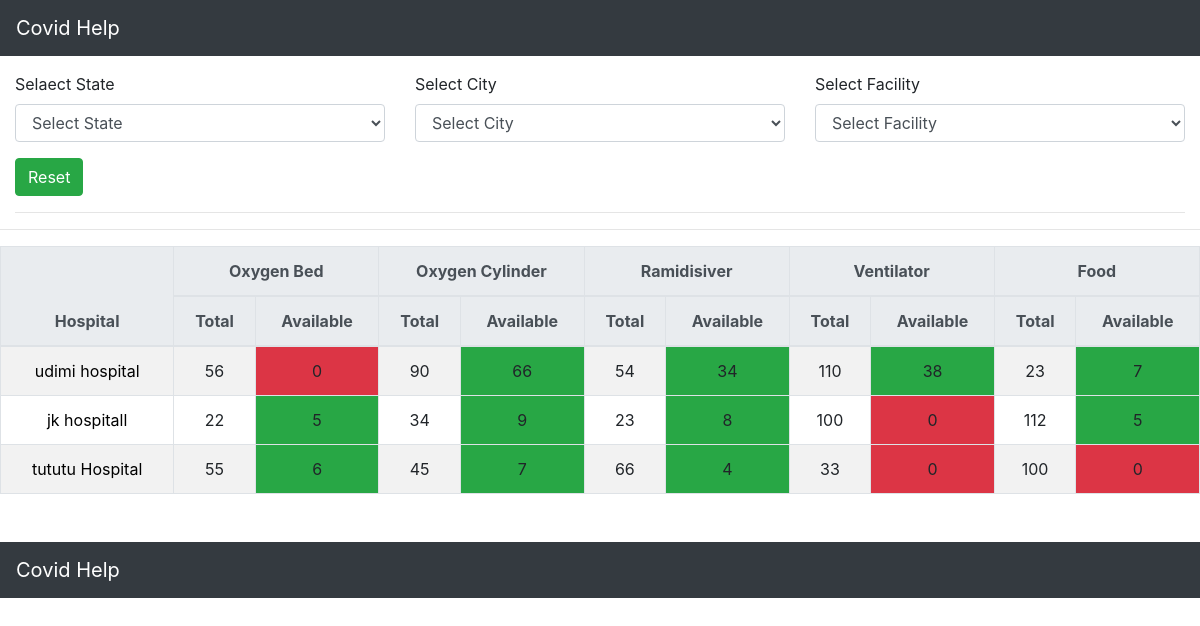
The page / on the database its author committed.
### app/models.py (models this page shows, shortened)
class Facility(models.Model):
   title = models.CharField(max_length=60 , null=False , blank=False, default="")

class Hospital(models.Model):
    name = models.CharField(max_length=50 , null=False , blank=False)
    phone = models.CharField(max_length=12 , null=False , blank=False)
    address = models.CharField(max_length=200 , null=False , blank=False)
    city = models.ForeignKey(
        City, on_delete=models.CASCADE ,related_name='hospitals')

class Availability(models.Model):
     hospital = models.ForeignKey(
        Hospital , on_delete=models.CASCADE , related_name='availabilities')
     facility =  models.ForeignKey(
        Facility , on_delete=models.CASCADE , related_name='availabilities')
     total = models.IntegerField(default=0)
     available = models.IntegerField(default=0)
     updated_at = models.DateTimeField(auto_now=True)

### app/views.py (the view, shortened to what this page needs)
# urls.py: path('', home , name='homepage'),
def home(request):
    selected_state_id = request.GET.get('state')
    selected_city_id = request.GET.get('city')
    selected_facility_id = request.GET.get('facility')
    facilities = Facility.objects.all().order_by('pk')
    if selected_state_id:
         cities = City.objects.filter(state=selected_state_id)
    else:
         cities=City.objects.all()
    states = State.objects.all()
    hospitals = Hospital.objects.all()
    if selected_city_id:
         hospitals = hospitals.filter(city=City(pk=selected_city_id))
    context = {
        'facilities':facilities,
        'cities':cities,
        'states':states,
        'hospitals':hospitals,
        'selected_state_id':selected_state_id,
        'selected_city_id':selected_city_id,
        'selected_facility_id':selected_facility_id,
    }
    return render(request , template_name='app/index.html', context=context)

### app/models.py (called while the page is built)
    def __str__(self):
       return self.name

    def __str__(self):
       return self.name

### app/templatetags/custom_tags.py (called while the page is built)
@register.simple_tag
def get_table_class(value):
    if value:
      return 'bg-success'
    return 'bg-danger'

@register.simple_tag
def get_availibilities(hospital):
   return Availability.objects.filter(hospital=hospital).order_by('facility_id')

@register.simple_tag
def is_option_selected(selected_option , pk):
  if selected_option==str(pk):
     return 'selected'
  return ''

### app/templates/app/index.html (shortened to what this page needs)
{% extends 'app/base.html' %}
{% load custom_tags %}
{% block content %}
            <form id="filterForm" action="" method="GET">
                <div class="row">
                    <div class="col">
                        <div class="form-group">
                            <label for="">Selaect State</label>
                            <select name="state" class="form-control" id="stateSelect">
                                <option value=''>Select State</option>
                            </select>
                        </div>
                    </div>
                    <div class="col">
                        <div class="form-group">
                            <label for="">Select City</label>
                            <select name="city" class="form-control" id="citySelect">
                                <option value=''>Select City</option>
                            </select>
                        </div>
                    </div>
                    <div class="col">
                        <div class="form-group">
                            <label for="">Select Facility</label>
                            <select name="facility" class="form-control" id="facilitySelect">
                                <option value=''>Select Facility</option>
                            </select>
                        </div>
                    </div>
                </div>
                <div>
                    <a href="/" class="btn btn-success">Reset</a>
                </div>
            </form>
            <hr>
        </div>
        <hr>
        <table class="table text-center table-bordered table-striped">
            <thead class="thead-light">
                <tr>
                    <th rowspan="2">Hospital</th>
                    {% for facility in facilities %}
                    <th colspan="2" class="text-center">{{facility.title}}</th>
                    {% endfor %}
                </tr>
                <tr>
                    {% for facility in facilities %}
                    <th>Total</th>
                    <th>Available</th>
                    {% endfor %}
                </tr>
            </thead>
            <tbody>
                {% for hospital in hospitals %}
                <tr>
                    <td><a href="/hospital/{{hospital.id}}">{{hospital.name}}</a></td>
                    {% get_availibilities hospital as availibilities %}
                    {% for avl in availibilities %}
                    <td>{{avl.total}}</td>
                    <td class='{%get_table_class avl.available%}'>{{avl.available}}</td>
                    {% endfor %}
                </tr>
                {% endfor %}
            </tbody>
        </table>
{% endblock %}

### app/templates/app/base.html (shortened to what this page needs)
<!doctype html>
<html lang="en">
<head>
    <link rel="stylesheet" href="https://cdn.jsdelivr.net/npm/bootstrap@4.0.0/dist/css/bootstrap.min.css"
>
</head>
<body>
    <nav class="navbar navbar-dark bg-dark">
        <a class="navbar-brand" href="/">Covid Help</a>
    </nav>
    <div class="container-fluid mt-3">
        {% block content %}
        {% endblock %}
    <nav class="navbar navbar-dark bg-dark mt-5">
        <a class="navbar-brand" href="#">Covid Help</a>
      </nav>
</body>
</html>

### app/templates/app/index.html (style rules this page uses)
a { color: black; }

### rows shown on the page
Facility: title "Oxygen Bed"
Facility: title "Oxygen Cylinder"
Facility: title "Ramidisiver"
Facility: title "Ventilator"
Facility: title "Food"
Hospital: name "udimi hospital"
Availability: total "56", available "0"
Availability: total "90", available "66"
Availability: total "54", available "34"
Availability: total "110", available "38"
Availability: total "23", available "7"
Hospital: name "jk hospitall"
Availability: total "22", available "5"
Availability: total "34", available "9"
Availability: total "23", available "8"
Availability: total "100", available "0"
Availability: total "112", available "5"
Hospital: name "tututu Hospital"
Availability: total "55", available "6"
Availability: total "45", available "7"
Availability: total "66", available "4"
Availability: total "33", available "0"
Availability: total "100", available "0"
